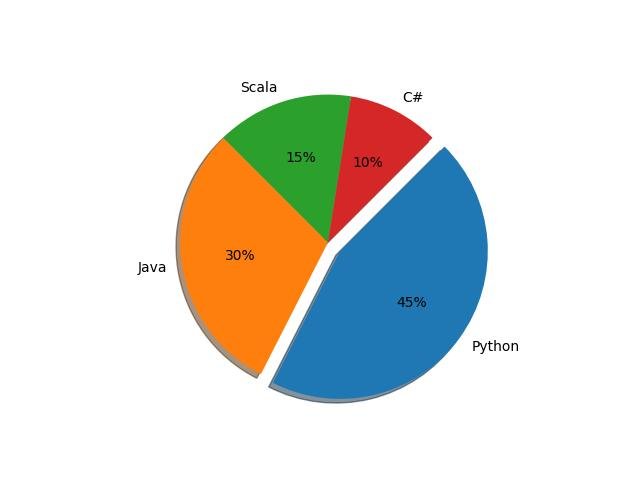

Write the Python code that produced this figure.
import matplotlib.pyplot as plt
labels = ('Python', 'Java', 'Scala', 'C#')
sizes = [45,30,15,10]

#Only explode the first slice

explode = (0.1,0,0,0)
plt.pie(sizes,
explode = explode,labels=labels,autopct='%1.f%%',
shadow=True,
counterclock = False,
startangle = 45)
plt.savefig('Pie.jpg')
plt.show()

